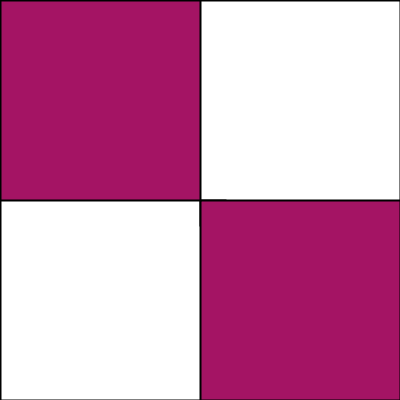
Frame 1 (no input)
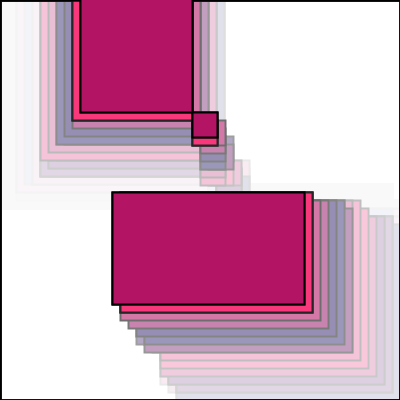
Frame 60 (the mouse pressed at the canvas centre just before this capture)
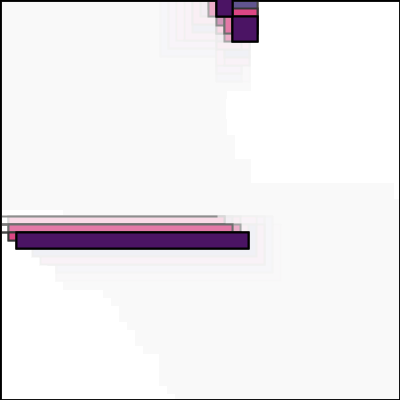
Frame 120 (the mouse held since frame 60 and released just before this capture)

The Processing sketch that drew these frames (run headless with seeded random() and noise(); from frame 60 on, the mouse is pressed at the canvas centre):

// Processing sketch: processing_72566
// ── processing_72566.pde

//Eric Trinh, RandomWalk, CP1 mods 16-17
//url: http://ericsprogrammingsite.host22.com/RandomWalk.html

int r = 0;
int x = 200;
int y = 200;
void setup()
{
  size(400, 400);
  smooth();
  background(255);
  strokeWeight(2);
  frameRate(24);
}
void draw()
{
  fill(255,255,255,20);
  rect(0,0,400,400);
  r = int(random(255));
  int direction = int(random( -4, 3));
  fill(r, 20, 100);
  rect(x, y, 25, 25);
  rect(y,x,x,y);
  rect(x,y,-y,-x);
  if ( direction == -3)
  {
    x = x + 8;
  }
  if ( direction == -2)
  {
    x = x - 8;
  }
  if ( direction == -1)
  {
    y = y + 8;
  }
  if ( direction == 0)
  {
    y = y - 8;
  }
  if ( direction == 1)
  {
    x = -x;
  }
  if (direction == 2)
  {
    y = -y;
  }
  while(x>400)
  {
    x = -x;
  }
  while(x<0)
  {
    x = -x;
  }
  while(y>400)
  {
    y = -y;
  }
  while(y<0)
  {
    y = -y;
  }
}
